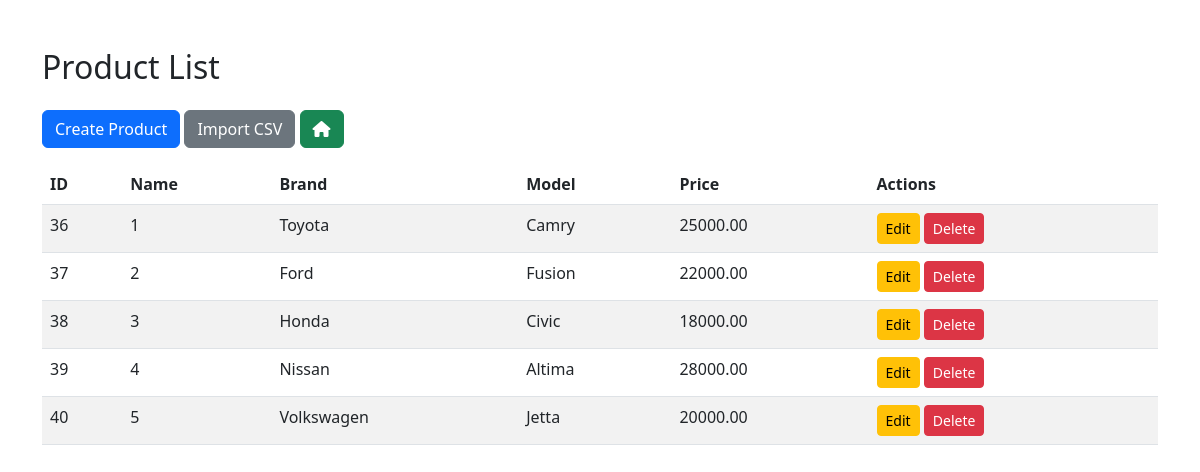
Page /list/ on the committed database.
### csvcrud/models.py (models this page shows, shortened)
class Car(models.Model):
    name = models.CharField(max_length=100)
    brand = models.CharField(max_length=100)
    model = models.CharField(max_length=100)
    price = models.DecimalField(max_digits=10, decimal_places=2)

### csvcrud/views.py (the view)
# urls.py: path('list/', views.car_list, name='car_list'),
def car_list(request):
    cars = Car.objects.all()
    return render(request, 'csvcrud/product_list.html', {'cars': cars})

### csvcrud/templates/csvcrud/product_list.html (shortened to what this page needs)
<!DOCTYPE html>
<html lang="en">
<head>
    <link href="https://cdn.jsdelivr.net/npm/bootstrap@5.3.0-alpha1/dist/css/bootstrap.min.css" rel="stylesheet">
    <link rel="stylesheet" href="https://cdnjs.cloudflare.com/ajax/libs/font-awesome/6.6.0/css/all.min.css" />
</head>
<body>
    <div class="container mt-5">
        <h2 class="mb-4">Product List</h2>
        <a href="{% url 'car_create' %}" class="btn btn-primary mb-3">Create Product</a>
        <a href="{% url 'import_csv' %}" class="btn btn-secondary mb-3">Import CSV</a>
        <a href="{% url 'index' %}" class="btn btn-success mb-3"><i class="fa-solid fa-house"></i></a>
        <table class="table table-striped table-hover">
            <thead>
                <tr>
                    <th>ID</th>
                    <th>Name</th>
                    <th>Brand</th>
                    <th>Model</th>
                    <th>Price</th>
                    <th>Actions</th>
                </tr>
            </thead>
            <tbody>
                {% for car in cars %}
                <tr>
                    <td>{{ car.id }}</td>
                    <td>{{ car.name }}</td>
                    <td>{{ car.brand }}</td>
                    <td>{{ car.model }}</td>
                    <td>{{ car.price }}</td>
                    <td>
                        <a href="{% url 'car_update' car.id %}" class="btn btn-warning btn-sm">Edit</a>
                        <a href="{% url 'car_delete' car.id %}" class="btn btn-danger btn-sm">Delete</a>
                    </td>
                </tr>
                {% endfor %}
            </tbody>
        </table>
    </div>
</body>
</html>

### rows in the picture
Car: id "36", name "1", brand "Toyota", model "Camry", price "25000.00"
Car: id "37", name "2", brand "Ford", model "Fusion", price "22000.00"
Car: id "38", name "3", brand "Honda", model "Civic", price "18000.00"
Car: id "39", name "4", brand "Nissan", model "Altima", price "28000.00"
Car: id "40", name "5", brand "Volkswagen", model "Jetta", price "20000.00"
